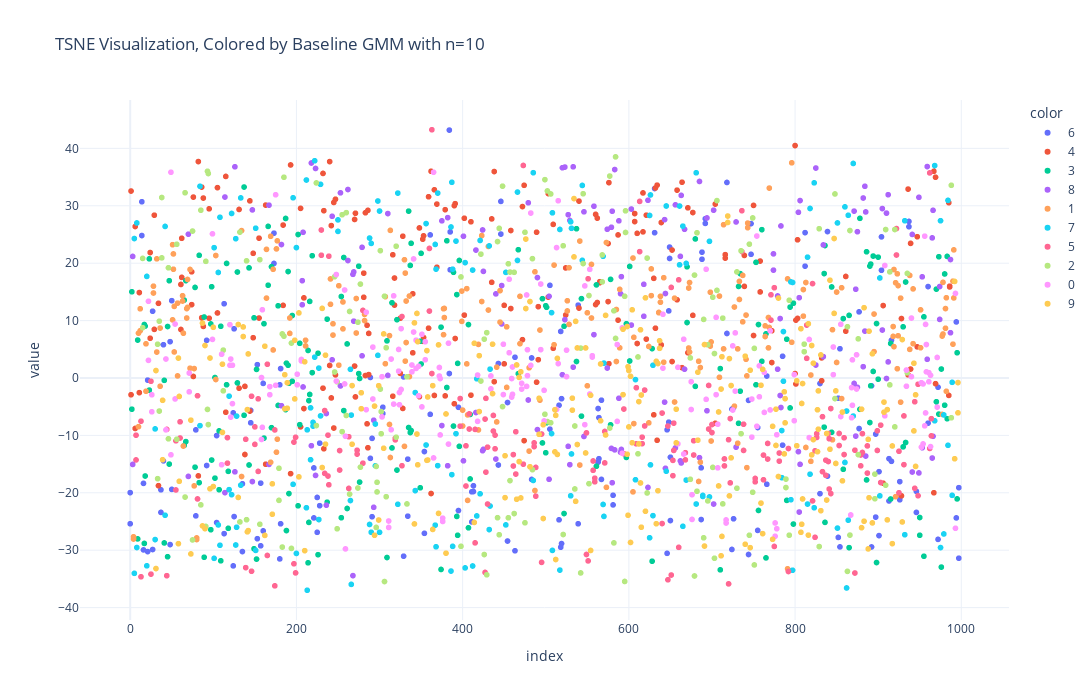

Notebook code for this chart:
### Code cell
#TSNE for visualization
tsne = TSNE(n_components=2, random_state=4774)
projected_data = tsne.fit_transform(dataset)

px.scatter(projected_data, color=clusters.astype(np.int32).astype(str), width=1200, height=700, 
           template='plotly_white', title=f'TSNE Visualization, Colored by Baseline GMM with n={n_comp}'
        )

### Figure 1 — Plotly figure (JSON) as saved in the notebook; plotly's stock layout.template omitted (floating-point values rounded to 4 significant figures; data arrays with more than 128 entries replaced by an {"elided": "..."} marker saying what was removed)
{"data": [{"hovertemplate": "color=6<br>index=%{x}<br>value=%{y}<extra></extra>", "legendgroup": "6", "marker": {"color": "#636efa", "symbol": "circle"}, "mode": "markers", "name": "6", "showlegend": true, "type": "scattergl", "x": {"elided": "174 int values"}, "xaxis": "x", "y": {"elided": "174 float values"}, "yaxis": "y"}, {"hovertemplate": "color=4<br>index=%{x}<br>value=%{y}<extra></extra>", "legendgroup": "4", "marker": {"color": "#EF553B", "symbol": "circle"}, "mode": "markers", "name": "4", "showlegend": true, "type": "scattergl", "x": {"elided": "214 int values"}, "xaxis": "x", "y": {"elided": "214 float values"}, "yaxis": "y"}, {"hovertemplate": "color=3<br>index=%{x}<br>value=%{y}<extra></extra>", "legendgroup": "3", "marker": {"color": "#00cc96", "symbol": "circle"}, "mode": "markers", "name": "3", "showlegend": true, "type": "scattergl", "x": {"elided": "220 int values"}, "xaxis": "x", "y": {"elided": "220 float values"}, "yaxis": "y"}, {"hovertemplate": "color=8<br>index=%{x}<br>value=%{y}<extra></extra>", "legendgroup": "8", "marker": {"color": "#ab63fa", "symbol": "circle"}, "mode": "markers", "name": "8", "showlegend": true, "type": "scattergl", "x": {"elided": "168 int values"}, "xaxis": "x", "y": {"elided": "168 float values"}, "yaxis": "y"}, {"hovertemplate": "color=1<br>index=%{x}<br>value=%{y}<extra></extra>", "legendgroup": "1", "marker": {"color": "#FFA15A", "symbol": "circle"}, "mode": "markers", "name": "1", "showlegend": true, "type": "scattergl", "x": {"elided": "230 int values"}, "xaxis": "x", "y": {"elided": "230 float values"}, "yaxis": "y"}, {"hovertemplate": "color=7<br>index=%{x}<br>value=%{y}<extra></extra>", "legendgroup": "7", "marker": {"color": "#19d3f3", "symbol": "circle"}, "mode": "markers", "name": "7", "showlegend": true, "type": "scattergl", "x": {"elided": "178 int values"}, "xaxis": "x", "y": {"elided": "178 float values"}, "yaxis": "y"}, {"hovertemplate": "color=5<br>index=%{x}<br>value=%{y}<extra></extra>", "legendgroup": "5", "marker": {"color": "#FF6692", "symbol": "circle"}, "mode": "markers", "name": "5", "showlegend": true, "type": "scattergl", "x": {"elided": "198 int values"}, "xaxis": "x", "y": {"elided": "198 float values"}, "yaxis": "y"}, {"hovertemplate": "color=2<br>index=%{x}<br>value=%{y}<extra></extra>", "legendgroup": "2", "marker": {"color": "#B6E880", "symbol": "circle"}, "mode": "markers", "name": "2", "showlegend": true, "type": "scattergl", "x": {"elided": "184 int values"}, "xaxis": "x", "y": {"elided": "184 float values"}, "yaxis": "y"}, {"hovertemplate": "color=0<br>index=%{x}<br>value=%{y}<extra></extra>", "legendgroup": "0", "marker": {"color": "#FF97FF", "symbol": "circle"}, "mode": "markers", "name": "0", "showlegend": true, "type": "scattergl", "x": {"elided": "196 int values"}, "xaxis": "x", "y": {"elided": "196 float values"}, "yaxis": "y"}, {"hovertemplate": "color=9<br>index=%{x}<br>value=%{y}<extra></extra>", "legendgroup": "9", "marker": {"color": "#FECB52", "symbol": "circle"}, "mode": "markers", "name": "9", "showlegend": true, "type": "scattergl", "x": {"elided": "234 int values"}, "xaxis": "x", "y": {"elided": "234 float values"}, "yaxis": "y"}], "layout": {"height": 700, "legend": {"title": {"text": "color"}, "tracegroupgap": 0}, "title": {"text": "TSNE Visualization, Colored by Baseline GMM with n=10"}, "width": 1200, "xaxis": {"anchor": "y", "domain": [0, 1], "title": {"text": "index"}}, "yaxis": {"anchor": "x", "domain": [0, 1], "title": {"text": "value"}}}}
